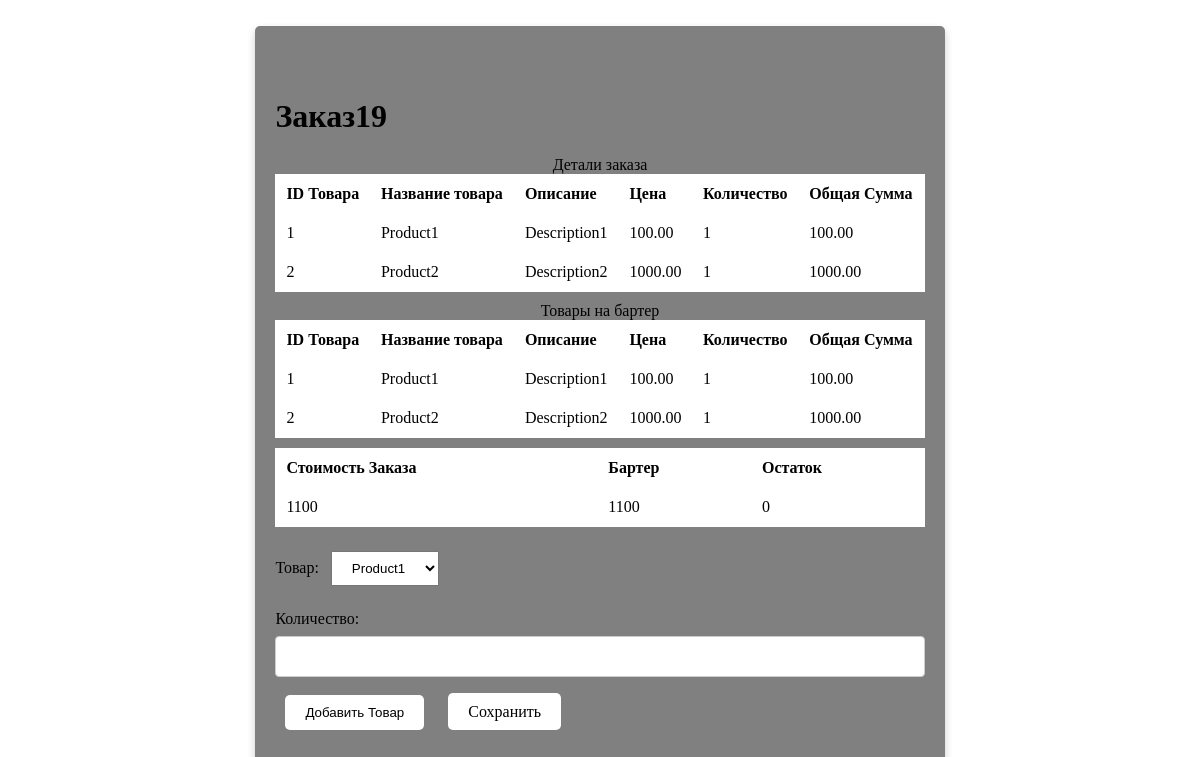
Page /barter/19 on the committed database.
### main/models.py (models this page shows, shortened)
class OrderDetail(models.Model):
    order = models.ForeignKey(to=Order, on_delete=models.CASCADE)
    product = models.ForeignKey(to=Products, on_delete=models.CASCADE)
    quantity = models.PositiveIntegerField(default=0, validators=[MinValueValidator(1)])
    total_amount = models.DecimalField(default=0, max_digits=12, decimal_places=2)

class Products(models.Model):
    name = models.CharField(max_length=128)
    description = models.TextField(null=True, blank=True)
    price = models.DecimalField(max_digits=10, decimal_places=2)
    quantity = models.PositiveIntegerField(default=0)

class BarterOrder(models.Model):
    order = models.ForeignKey(to=Order, on_delete=models.CASCADE)
    product = models.ForeignKey(to=Products, on_delete=models.CASCADE)
    quantity = models.PositiveSmallIntegerField(default=0)
    total_amount = models.DecimalField(default=0, max_digits=12, decimal_places=2)

### main/views.py (the view, shortened to what this page needs)
# urls.py: path('barter/<int:order_id>', barter, name='barter'),
def barter(request, order_id):
    order = get_object_or_404(Order, pk=order_id)
    offset = False
    total_amount_barter = BarterOrder.objects.filter(order=order).aggregate(s=Sum("total_amount"))['s'] if BarterOrder.objects.filter(order=order).exists() else 0
    if order.type_sale == 'Бартер':
        total_amount_order = OrderDetail.objects.filter(order=order).aggregate(s=Sum("total_amount"))['s']
        total_amount = max(total_amount_order - total_amount_barter, 0)
    elif order.type_sale == 'Взаимозачёт':
        total_amount_order = ''
        offset = True
        total_amount = order.customer.debt
    context = {'title': 'Заказ'+str(order_id),
               'products': Products.objects.all(),
               'total_amount_order': total_amount_order,
               'total_amount_barter': total_amount_barter,
               'order_id': order_id,
               'total_amount': total_amount,
               'order_detail': OrderDetail.objects.filter(order=order),
               'products_barter': BarterOrder.objects.filter(order=order),
               'product_f': 'f',
               'flag': total_amount == 0,
               'offset': offset,
               }
    return render(request, 'main/barter.html', context)

### main/templates/main/barter.html (shortened to what this page needs)
{% extends 'main/base.html'%}
{% block content %}
<h1>{{ title }}</h1>
{% if not offset %}
<table id="productTable">
    <caption>Детали заказа</caption>
    <thead>
    <tr>
        <th>ID Товара</th>
        <th>Название товара</th>
        <th>Описание</th>
        <th>Цена</th>
        <th>Количество</th>
        <th>Общая Сумма</th>
    </tr>
    </thead>
    <tbody>
    {% for detail in order_detail %}
    <tr>
        <td>{{ detail.product.id }}</td>
        <td>{{ detail.product.name }}</td>
        <td>{{ detail.product.description }}</td>
        <td>{{ detail.product.price }}</td>
        <td>{{ detail.quantity }}</td>
        <td>{{ detail.total_amount }}</td>
    </tr>
    {% endfor %}
    </tbody>
</table>
{% endif %}
<table id="barterTable">
    <caption>Товары на бартер</caption>
    <thead>
    <tr>
        <th>ID Товара</th>
        <th>Название товара</th>
        <th>Описание</th>
        <th>Цена</th>
        <th>Количество</th>
        <th>Общая Сумма</th>
    </tr>
    </thead>
    <tbody>
    {% for detail in products_barter %}
    <tr>
        <td>{{ detail.product.id }}</td>
        <td>{{ detail.product.name }}</td>
        <td>{{ detail.product.description }}</td>
        <td>{{ detail.product.price }}</td>
        <td>{{ detail.quantity }}</td>
        <td>{{ detail.total_amount }}</td>
    </tr>
    {% endfor %}
    </tbody>
</table>
<table id="sumTable">
    <thead>
    <tr>
        {% if not offset %}
        <th>Стоимость Заказа</th>
        {% endif %}
        <th>Бартер</th>
        <th>Остаток</th>
    </tr>
    </thead>
    <tbody>
    <tr>
        {% if not offset %}
        <td>{{ total_amount_order }}</td>
        {% endif %}
        <td>{{ total_amount_barter }}</td>
        <td>{{ total_amount }}</td>
    </tr>
    </tbody>
</table>
<form action="{% url 'main:barter' order_id %}" method="post">
    <p>
        <label for="product">Товар:</label>
        <select id="product" name="product">
            {% for product in products %}
            <option value="{{ product.id }}">{{ product.name }}</option>
            {% endfor %}
        </select>
    </p>
    <label for="quantity">Количество:</label>
    <input type="text" id="quantity" name="quantity" required>
    <button type="submit">Добавить Товар</button>
    {% if flag %}
    <a href="{% url 'main:index' %}" class="btn">Сохранить</a>
    {% endif %}
</form>
{% endblock %}

### rows in the picture
OrderDetail: product.id "1", product.name "Product1", product.description "Description1", product.price "100.00", quantity "1", total_amount "100.00"
OrderDetail: product.id "2", product.name "Product2", product.description "Description2", product.price "1000.00", quantity "1", total_amount "1000.00"
BarterOrder: product.id "1", product.name "Product1", product.description "Description1", product.price "100.00", quantity "1", total_amount "100.00"
BarterOrder: product.id "2", product.name "Product2", product.description "Description2", product.price "1000.00", quantity "1", total_amount "1000.00"

### other values in the picture
{{ title }} "Заказ19"
{{ total_amount_order }} "1100"
{{ total_amount_barter }} "1100"
{{ total_amount }} "0"
form field product "Product1"
